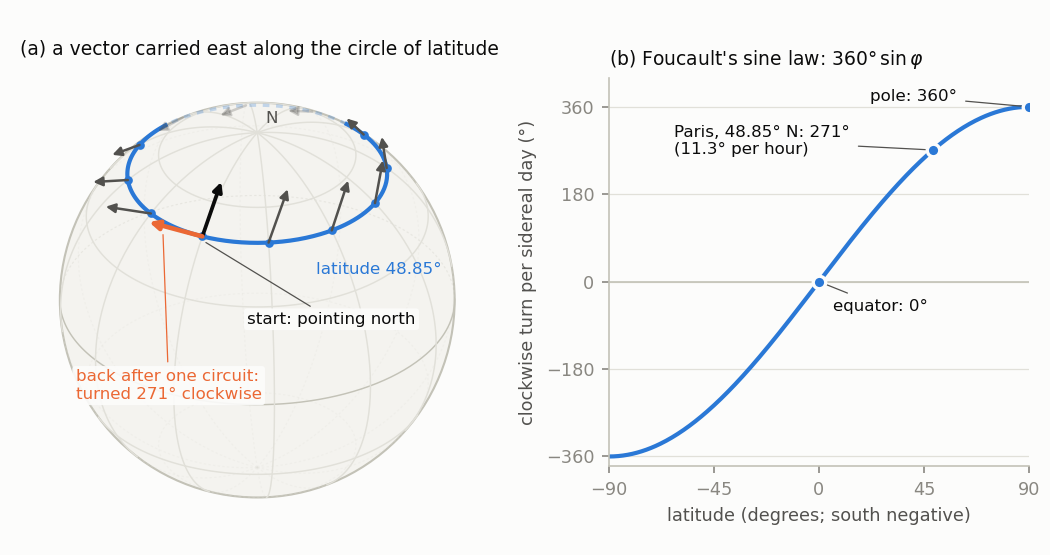

Recreate this plot in Python.
"""Figure for Chapter 6 (Milnor §8–§9): parallel transport around a circle of latitude.

(a) Orthographic view of the unit sphere. A vector pointing north at longitude 0 on the circle of
    latitude 48.85 deg (Paris) is parallel transported eastward; it is drawn every 30 degrees of
    longitude. Relative to north it turns clockwise at the rate sin(latitude) per radian, and
    after one circuit it has turned by 360 sin(48.85 deg) = 271.1 deg.
(b) Foucault's sine law: clockwise turn per sidereal day, 360 sin(latitude), against latitude.

Writes fig6-transport.png (150 dpi, 7 inches wide).
"""
import os

import numpy as np
import matplotlib

matplotlib.use("Agg")
import matplotlib.pyplot as plt

INK = "#0b0b0b"
INK2 = "#52514e"
MUTED = "#898781"
GRID = "#e1e0d9"
AXIS = "#c3c2b7"
SURFACE = "#fcfcfb"
BLUE = "#2a78d6"
ORANGE = "#eb6834"

plt.rcParams.update({
    "font.family": "sans-serif",
    "font.size": 8.5,
    "axes.edgecolor": AXIS,
    "axes.labelcolor": INK2,
    "xtick.color": MUTED,
    "ytick.color": MUTED,
    "axes.titlesize": 9,
    "axes.titlecolor": INK,
    "figure.facecolor": SURFACE,
    "axes.facecolor": SURFACE,
})

# ---------- orthographic projection ----------
A = np.radians(25.0)   # azimuth of the viewer
E = np.radians(32.0)   # elevation of the viewer
v_dir = np.array([np.cos(E) * np.cos(A), np.cos(E) * np.sin(A), np.sin(E)])   # towards viewer
r_dir = np.array([-np.sin(A), np.cos(A), 0.0])                                 # screen right
u_dir = np.array([-np.sin(E) * np.cos(A), -np.sin(E) * np.sin(A), np.cos(E)])  # screen up


def proj(p):
    p = np.asarray(p)
    return p @ r_dir, p @ u_dir, p @ v_dir


def sph(phi, lam):
    phi, lam = np.broadcast_arrays(np.asarray(phi, dtype=float), np.asarray(lam, dtype=float))
    return np.stack([np.cos(phi) * np.cos(lam), np.cos(phi) * np.sin(lam), np.sin(phi)], axis=-1)


def north(phi, lam):
    return np.array([-np.sin(phi) * np.cos(lam), -np.sin(phi) * np.sin(lam), np.cos(phi)])


def east(lam):
    return np.array([-np.sin(lam), np.cos(lam), 0.0])


def draw_curve(ax, pts, color, lw, front_style="-", back_alpha=0.25, zorder=2):
    x, y, d = proj(pts)
    front = d >= 0
    # split into runs of constant visibility
    start = 0
    for i in range(1, len(d) + 1):
        if i == len(d) or front[i] != front[start]:
            seg = slice(start, min(i + 1, len(d)))
            if front[start]:
                ax.plot(x[seg], y[seg], color=color, lw=lw, ls=front_style, zorder=zorder)
            else:
                ax.plot(x[seg], y[seg], color=color, lw=lw * 0.8, ls=(0, (2, 2)), alpha=back_alpha,
                        zorder=zorder - 1)
            start = i


fig = plt.figure(figsize=(7.0, 3.7))
axA = fig.add_axes([0.01, 0.04, 0.47, 0.86])
axB = fig.add_axes([0.58, 0.16, 0.40, 0.70])

# (a) the globe
ax = axA
t = np.linspace(0, 2 * np.pi, 400)
ax.add_patch(plt.Circle((0, 0), 1.0, facecolor="#f4f3ef", edgecolor=AXIS, lw=1.0, zorder=0))
for phi_g in np.radians([-60, -30, 0, 30, 60]):
    draw_curve(ax, sph(phi_g, t), GRID if phi_g else AXIS, 0.7, zorder=1)
for lam_g in np.radians(np.arange(0, 360, 30)):
    ph = np.linspace(-np.pi / 2, np.pi / 2, 200)
    draw_curve(ax, sph(ph, lam_g), GRID, 0.7, zorder=1)

phi0 = np.radians(48.85)
s0 = np.sin(phi0)
draw_curve(ax, sph(phi0, t), BLUE, 2.0, zorder=3)

L = 0.30
for k in range(13):
    lam = np.radians(30.0 * k)
    tt = lam  # longitude travelled
    p = sph(phi0, lam)
    w = np.cos(tt * s0) * north(phi0, lam) + np.sin(tt * s0) * east(lam)
    x0, y0, d0 = proj(p)
    x1, y1, _ = proj(p + L * w)
    if k == 0:
        color, lw, alpha, z = INK, 1.8, 1.0, 6
    elif k == 12:
        color, lw, alpha, z = ORANGE, 2.2, 1.0, 7
    else:
        color, lw, alpha, z = INK2, 1.2, (1.0 if d0 >= 0 else 0.25), 5
    ax.annotate("", xy=(x1, y1), xytext=(x0, y0),
                arrowprops=dict(arrowstyle="-|>", color=color, lw=lw, alpha=alpha,
                                shrinkA=0, shrinkB=0, mutation_scale=9), zorder=z)
    if d0 >= 0 and k < 12:
        ax.scatter([x0], [y0], s=10, color=BLUE, zorder=4)

xs, ys, _ = proj(sph(phi0, 0.0))
box = dict(boxstyle="round,pad=0.2", fc=SURFACE, ec="none", alpha=0.9)
ax.annotate("start: pointing north", (xs, ys - 0.02), xytext=(-0.05, -0.12), color=INK, fontsize=8,
            bbox=box, arrowprops=dict(arrowstyle="-", color=INK2, lw=0.6))
ax.annotate("back after one circuit:\nturned 271° clockwise", (xs - 0.2, ys + 0.03),
            xytext=(-0.92, -0.5), color=ORANGE, fontsize=8, bbox=box,
            arrowprops=dict(arrowstyle="-", color=ORANGE, lw=0.6))
xn, yn, _ = proj(np.array([0, 0, 1.0]))
ax.text(xn + 0.04, yn + 0.05, "N", color=INK2, fontsize=8)
xl, yl, _ = proj(sph(phi0, np.radians(110)))
ax.text(0.30, 0.13, "latitude 48.85°", color=BLUE, fontsize=8)
ax.set_xlim(-1.25, 1.25)
ax.set_ylim(-1.12, 1.18)
ax.set_aspect("equal")
ax.axis("off")
ax.set_title("(a) a vector carried east along the circle of latitude", loc="left", x=0.02)

# (b) the sine law
ax = axB
lat = np.linspace(-90, 90, 361)
ax.axhline(0, color=AXIS, lw=0.8)
ax.plot(lat, 360 * np.sin(np.radians(lat)), color=BLUE, lw=2)
pts = [(48.85, "Paris, 48.85° N: 271°\n(11.3° per hour)", (-62, 262)),
       (90.0, "pole: 360°", (22, 372)),
       (0.0, "equator: 0°", (6, -60))]
for la, text, (tx, ty) in pts:
    val = 360 * np.sin(np.radians(la))
    ax.scatter([la], [val], s=36, color=BLUE, edgecolors=SURFACE, linewidths=1.6, zorder=5)
    ax.annotate(text, (la, val), xytext=(tx, ty), color=INK, fontsize=8,
                arrowprops=dict(arrowstyle="-", color=INK2, lw=0.6))
ax.set_xlim(-90, 90)
ax.set_ylim(-380, 420)
ax.set_xticks([-90, -45, 0, 45, 90])
ax.set_yticks([-360, -180, 0, 180, 360])
ax.grid(axis="y", color=GRID, lw=0.6)
ax.set_axisbelow(True)
for side in ("top", "right"):
    ax.spines[side].set_visible(False)
ax.set_xlabel("latitude (degrees; south negative)")
ax.set_ylabel("clockwise turn per sidereal day (°)")
ax.set_title("(b) Foucault's sine law: $360°\\,\\sin\\varphi$", loc="left")

fig.savefig(os.path.join(os.path.dirname(os.path.abspath(__file__)), "fig6-transport.png"), dpi=150,
            facecolor=SURFACE)
print("wrote fig6-transport.png")
